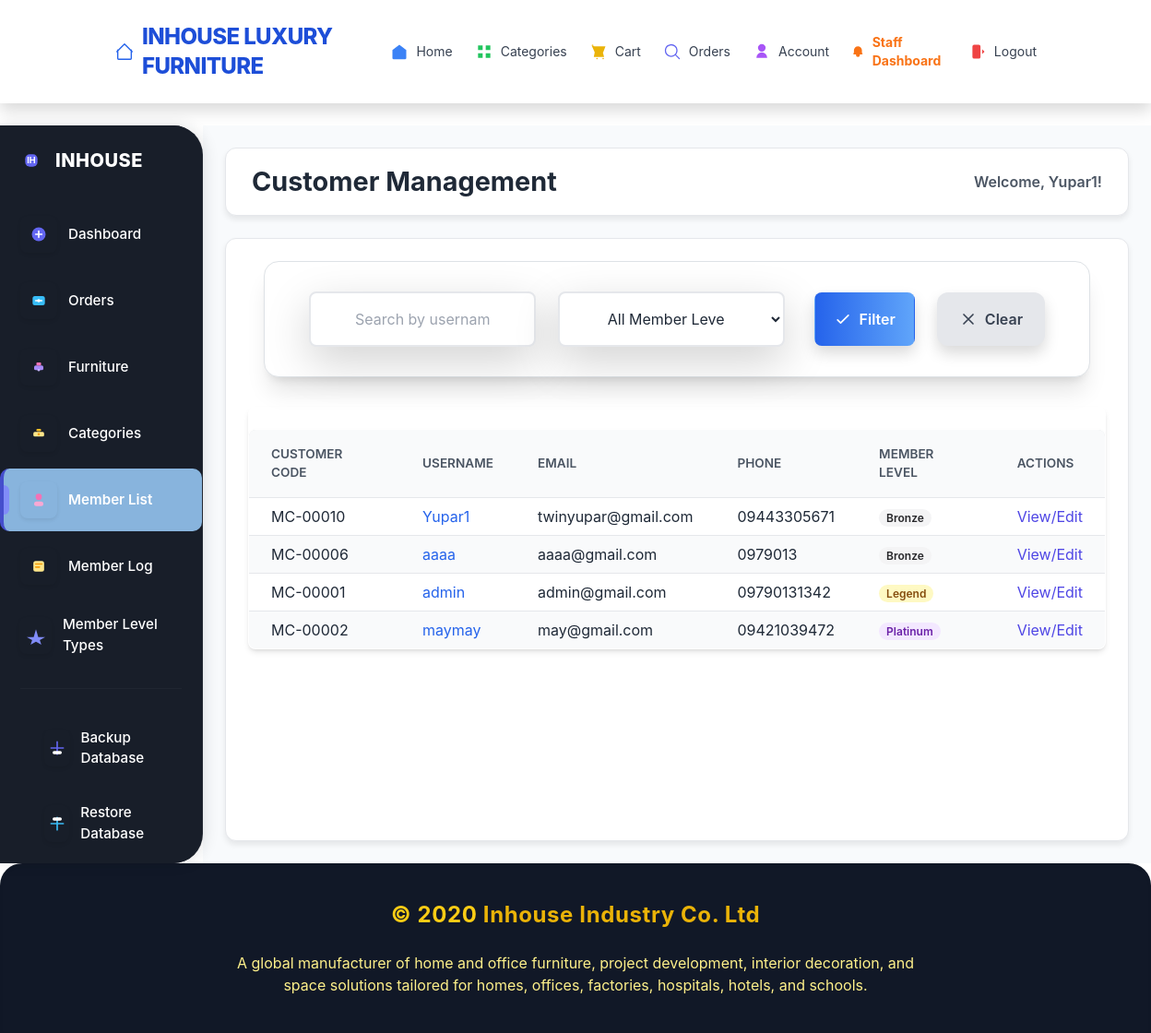
The page /staff/customers/ (signed in) on the database as committed earlier.
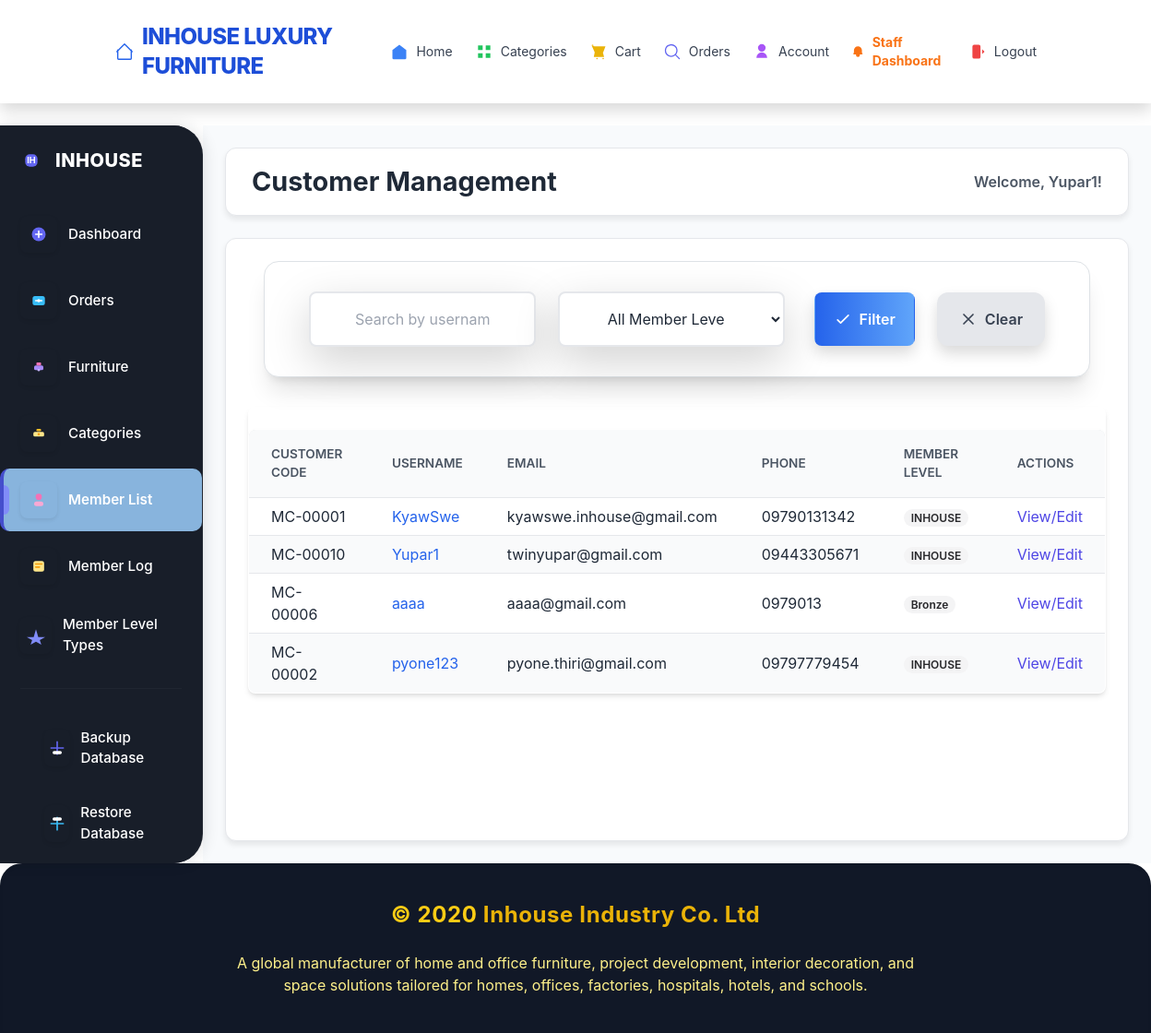
The same page on the database as committed later.
### store/models.py (models this page shows, shortened)
class CustomUser(AbstractUser):
    phone = models.CharField(max_length=15, blank=True, null=True)
    nrc = models.CharField(max_length=30, blank=True)
    dob = models.DateField(null=True, blank=True)
    c_code = models.CharField(max_length=20, unique=True, blank=True)
    createdby = models.CharField(max_length=20, default='website')
    amount = models.DecimalField(
        max_digits=10,
        decimal_places=2,
        default=0.00
    )
    member_level_choices = [
        ('INHOUSE', 'Inhouse'),
        ('CLASSIC', 'Classic'),
        ('GOLD', 'Gold'),
        ('PLATINUM', 'Platinum'),
        ('DIAMOND', 'Diamond'),
        ('VVIP', 'VVIP'),
    ]
    member_level = models.CharField(
        max_length=10,
        choices=member_level_choices,
        default='Bronze'
    )

### store/views_staff.py (the view, shortened to what this page needs)
@login_required
@user_passes_test(is_staff_check)
def staff_customer_list(request):
    customers = CustomUser.objects.filter().order_by('username')
    search_query = request.GET.get('q', '').strip()
    selected_member_level = request.GET.get('member_level', '')
    filters = []
    if selected_member_level:
        filters.append(Q(member_level=selected_member_level))
    if filters:
        customers = customers.filter(*filters).distinct() # Use distinct() to avoid duplicates
    paginator = Paginator(customers, 15) # Show 15 customers per page
    page_number = request.GET.get('page')
    try:
        page_obj = paginator.page(page_number)
    except PageNotAnInteger:
        page_obj = paginator.page(1)
    except EmptyPage:
        page_obj = paginator.page(paginator.num_pages)
    context = {
        'page_obj': page_obj,
        'customers': page_obj.object_list, # The customers for the current page
        'search_query': search_query,
        'selected_member_level': selected_member_level,
        'member_level_choices': CustomUser.member_level_choices, # Get choices directly from CustomUser model
    }
    return render(request, 'staff/customer_list.html', context)

### store/views_staff.py (called while the page is built)
def is_staff_check(user):
    return user.is_authenticated and user.is_staff

### store/templates/staff/customer_list.html (shortened to what the changed rows need)
{% extends "staff/base_staff.html" %}
{% block page_title %}Customer Management{% endblock %}
{% block content %}
<div class="overflow-x-auto rounded-lg shadow-md">
    <table class="min-w-full bg-white border border-gray-200">
        <thead class="bg-gray-200 text-gray-700">
            <tr>
                <th class="py-3 px-4 text-left">Customer Code</th>
                <th class="py-3 px-4 text-left">Username</th>
                <th class="py-3 px-4 text-left">Email</th>
                <th class="py-3 px-4 text-left">Phone</th>
                <th class="py-3 px-4 text-left">Member Level</th>
                <th class="py-3 px-4 text-left">Actions</th>
            </tr>
        </thead>
        <tbody>
            {% for customer in customers %}
            <tr class="{% cycle 'bg-white' 'bg-gray-50' %} border-b border-gray-200">
                <td class="py-2 px-4">{{ customer.c_code }}</td>
                <td class="py-2 px-4"><a href="{% url 'staff_customer_detail' customer.pk %}" class="text-blue-600 hover:underline">{{ customer.username }}</a></td>
                <td class="py-2 px-4">{{ customer.email }}</td>
                <td class="py-2 px-4">{{ customer.phone|default:"N/A" }}</td>
                <td class="py-2 px-4">
                    <span class="px-2 py-0.5 text-xs font-semibold rounded-full
                        {% if customer.member_level == 'Legend' %}bg-yellow-100 text-yellow-800
                        {% elif customer.member_level == 'Diamond' %}bg-blue-100 text-blue-800
                        {% elif customer.member_level == 'Platinum' %}bg-purple-100 text-purple-800
                        {% elif customer.member_level == 'Gold' %}bg-amber-100 text-amber-800
                        {% elif customer.member_level == 'Silver' %}bg-gray-100 text-gray-800
                        {% else %}bg-zinc-100 text-zinc-800{% endif %}">
                        {{ customer.member_level }}
                    </span>
                </td>
                <td class="py-2 px-4">
                    <a href="{% url 'staff_customer_detail' customer.pk %}" class="text-indigo-600 hover:text-indigo-900">View/Edit</a>
                </td>
            </tr>
            {% empty %}
            <tr>
                <td colspan="6" class="py-4 px-4 text-center text-gray-500">No customers found.</td>
            </tr>
            {% endfor %}
        </tbody>
    </table>
</div>
{% endblock content %}

### store/templates/staff/base_staff.html (shortened to what the changed rows need)
{% extends "main/base.html" %}
{% load static %}
{% block body_content %}
    <div class="staff-layout-wrapper">
        <div class="staff-main-content-wrapper">
            <header class="staff-header">
                <h1 class="text-2xl font-bold text-gray-800">{% block page_title %}Staff Dashboard{% endblock %}</h1>
                <div class="welcome-text flex items-center gap-2">
                    <span class="font-semibold">Welcome, {{ request.user.username }}!</span>
                </div>
            </header>
            <div class="staff-content-area">
                {% block content %}{% endblock content %}
            </div>
        </div>
    </div>
{% endblock body_content %}

Rows that differ between the two databases and show on the page:
changed CustomUser "MC-00010": member_level "Bronze" → "INHOUSE"
changed CustomUser "MC-00001": username "admin" → "KyawSwe"; email "admin@gmail.com" → "kyawswe.inhouse@gmail.com"; member_level "Legend" → "INHOUSE"; moves up the list
changed CustomUser "MC-00002": username "maymay" → "pyone123"; email "may@gmail.com" → "pyone.thiri@gmail.com"; phone "09421039472" → "09797779454"; member_level "Platinum" → "INHOUSE"
